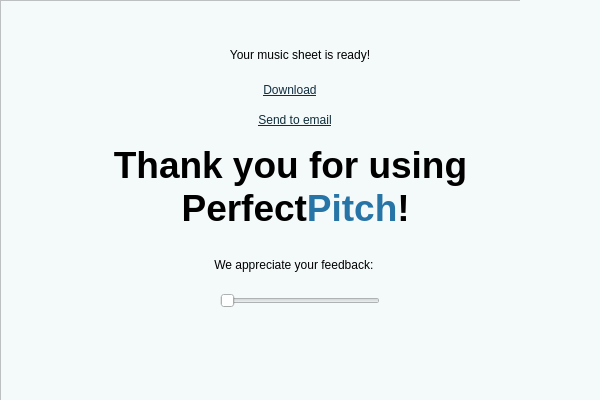
<?xml version="1.0" encoding="UTF-8"?>
<ui version="4.0">
 <class>EndingWindow</class>
 <widget class="QWidget" name="EndingWindow">
  <property name="geometry">
   <rect>
    <x>0</x>
    <y>0</y>
    <width>600</width>
    <height>400</height>
   </rect>
  </property>
  <property name="windowTitle">
   <string>Form</string>
  </property>
  <property name="styleSheet">
   <string notr="true">background-color: rgb(244, 249, 250);</string>
  </property>
  <widget class="QFrame" name="EndingWindow_frame">
   <property name="geometry">
    <rect>
     <x>0</x>
     <y>0</y>
     <width>800</width>
     <height>600</height>
    </rect>
   </property>
   <property name="styleSheet">
    <string notr="true">background-color: rgb(244, 249, 250);</string>
   </property>
   <property name="frameShape">
    <enum>QFrame::StyledPanel</enum>
   </property>
   <property name="frameShadow">
    <enum>QFrame::Raised</enum>
   </property>
   <widget class="QLabel" name="sheet_ready_label">
    <property name="geometry">
     <rect>
      <x>100</x>
      <y>30</y>
      <width>400</width>
      <height>50</height>
     </rect>
    </property>
    <property name="styleSheet">
     <string notr="true">font: 14pt &quot;Segoe UI&quot;;</string>
    </property>
    <property name="text">
     <string>Your music sheet is ready!</string>
    </property>
    <property name="alignment">
     <set>Qt::AlignCenter</set>
    </property>
   </widget>
   <widget class="QLabel" name="download_label">
    <property name="geometry">
     <rect>
      <x>240</x>
      <y>80</y>
      <width>100</width>
      <height>20</height>
     </rect>
    </property>
    <property name="styleSheet">
     <string notr="true">color: rgb(17, 46, 63);
text-decoration: underline;
font: 12pt &quot;Segoe UI&quot;;</string>
    </property>
    <property name="text">
     <string>Download</string>
    </property>
    <property name="alignment">
     <set>Qt::AlignCenter</set>
    </property>
   </widget>
   <widget class="QLabel" name="sendtoemail_label">
    <property name="geometry">
     <rect>
      <x>220</x>
      <y>110</y>
      <width>150</width>
      <height>20</height>
     </rect>
    </property>
    <property name="styleSheet">
     <string notr="true">font: 12pt &quot;Segoe UI&quot;;
color: rgb(17, 46, 58);
text-decoration: underline;</string>
    </property>
    <property name="text">
     <string>Send to email</string>
    </property>
    <property name="alignment">
     <set>Qt::AlignCenter</set>
    </property>
   </widget>
   <widget class="QTextEdit" name="thanks_message">
    <property name="geometry">
     <rect>
      <x>90</x>
      <y>140</y>
      <width>401</width>
      <height>131</height>
     </rect>
    </property>
    <property name="frameShape">
     <enum>QFrame::NoFrame</enum>
    </property>
    <property name="html">
     <string>&lt;!DOCTYPE HTML PUBLIC &quot;-//W3C//DTD HTML 4.0//EN&quot; &quot;http://www.w3.org/TR/REC-html40/strict.dtd&quot;&gt;
&lt;html&gt;&lt;head&gt;&lt;meta name=&quot;qrichtext&quot; content=&quot;1&quot; /&gt;&lt;meta charset=&quot;utf-8&quot; /&gt;&lt;style type=&quot;text/css&quot;&gt;
p, li { white-space: pre-wrap; }
hr { height: 1px; border-width: 0; }
li.unchecked::marker { content: &quot;\2610&quot;; }
li.checked::marker { content: &quot;\2612&quot;; }
&lt;/style&gt;&lt;/head&gt;&lt;body style=&quot; font-family:'Segoe UI'; font-size:9pt; font-weight:400; font-style:normal;&quot;&gt;
&lt;p align=&quot;center&quot; style=&quot; margin-top:0px; margin-bottom:0px; margin-left:0px; margin-right:0px; -qt-block-indent:0; text-indent:0px;&quot;&gt;&lt;span style=&quot; font-size:28pt; font-weight:700;&quot;&gt;Thank you for using&lt;br /&gt; Perfect&lt;/span&gt;&lt;span style=&quot; font-size:28pt; font-weight:700; color:#2774a7;&quot;&gt;Pitch&lt;/span&gt;&lt;span style=&quot; font-size:28pt; font-weight:700;&quot;&gt;!&lt;/span&gt;&lt;/p&gt;&lt;/body&gt;&lt;/html&gt;</string>
    </property>
   </widget>
   <widget class="QLabel" name="feedback_label">
    <property name="geometry">
     <rect>
      <x>150</x>
      <y>240</y>
      <width>281</width>
      <height>50</height>
     </rect>
    </property>
    <property name="styleSheet">
     <string notr="true">font: 12pt &quot;Segoe UI&quot;;</string>
    </property>
    <property name="text">
     <string>  We appreciate your feedback:</string>
    </property>
    <property name="alignment">
     <set>Qt::AlignCenter</set>
    </property>
   </widget>
   <widget class="QLabel" name="logo">
    <property name="geometry">
     <rect>
      <x>520</x>
      <y>0</y>
      <width>81</width>
      <height>80</height>
     </rect>
    </property>
    <property name="text">
     <string/>
    </property>
    <property name="pixmap">
     <pixmap>../../LFP/images/images/icon_whiteBackground.png</pixmap>
    </property>
    <property name="scaledContents">
     <bool>true</bool>
    </property>
   </widget>
   <widget class="QSlider" name="star_rating_slider">
    <property name="geometry">
     <rect>
      <x>220</x>
      <y>290</y>
      <width>160</width>
      <height>22</height>
     </rect>
    </property>
    <property name="maximum">
     <number>5</number>
    </property>
    <property name="pageStep">
     <number>1</number>
    </property>
    <property name="orientation">
     <enum>Qt::Horizontal</enum>
    </property>
   </widget>
  </widget>
 </widget>
 <resources/>
 <connections/>
</ui>
